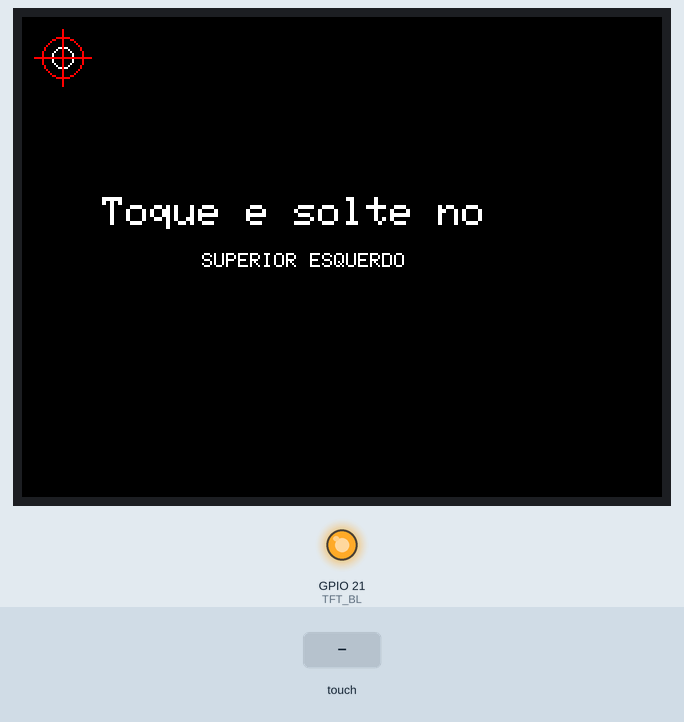
Simulated run of this sketch. Board: ESP32. Shown: 320×240 colour display, output pins drawn as LEDs (lit = HIGH). Inputs (shaded band) come from the test bench. What the sketch prints to the serial monitor is not drawn.

Above: at 1.4 s.
1.5 s: touch panel pressed at 13 % / 10 % of its raw x / y range
At 3.0 s:
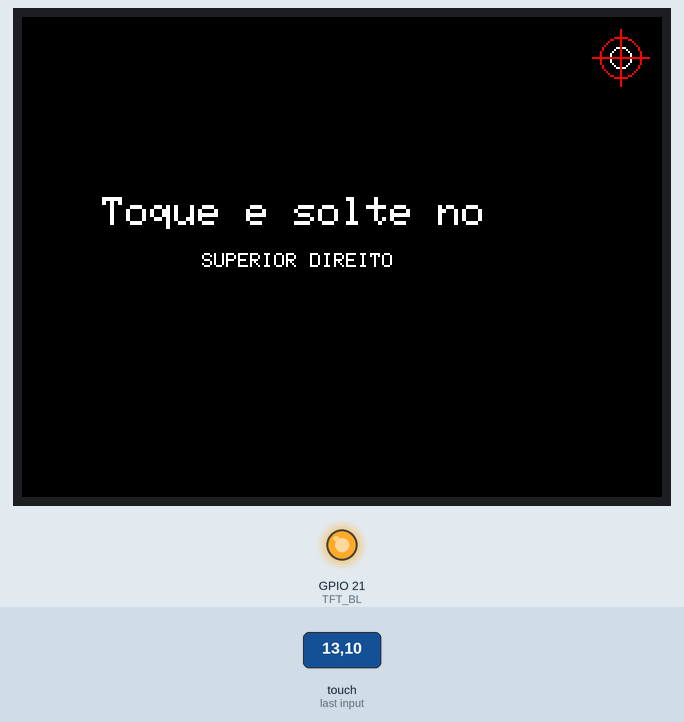
3.5 s: touch panel pressed at 38 % / 10 % of its raw x / y range
At 5.2 s:
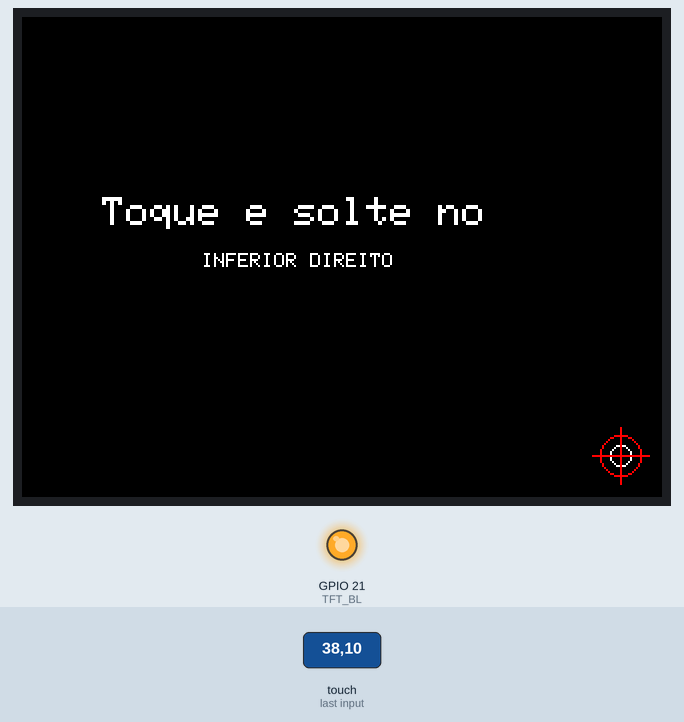
5.5 s: touch panel pressed at 62 % / 10 % of its raw x / y range
At 7.0 s:
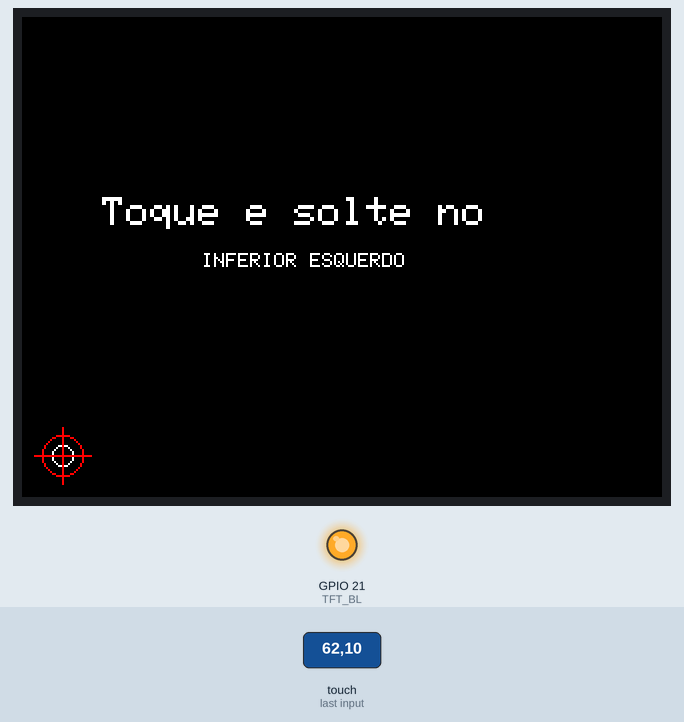
7.5 s: touch panel pressed at 87 % / 10 % of its raw x / y range
At 9.0 s:
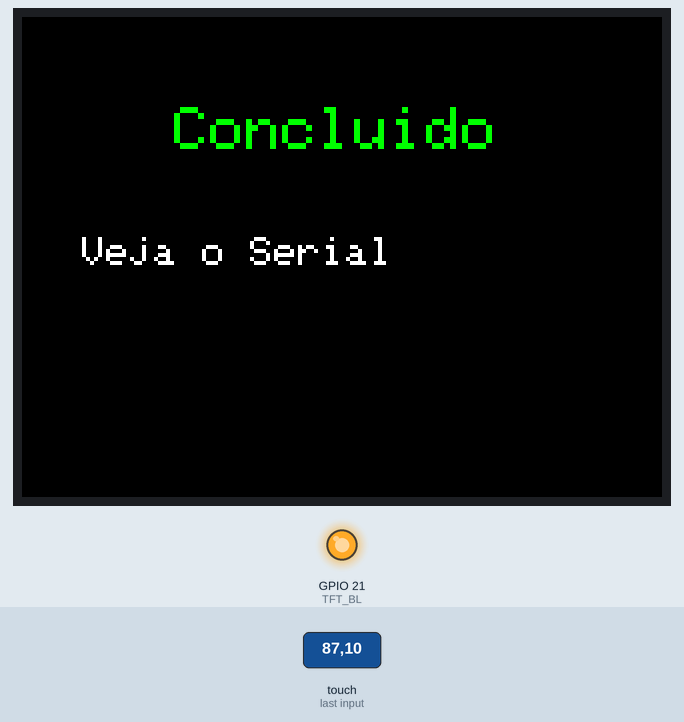
Timing chart, 0 to 10.2 s (numbered marks = the images above; inputs shaded):
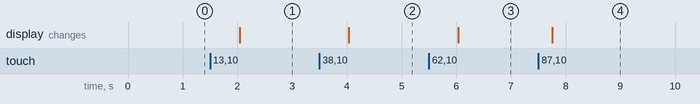

Measured:
- after the input at 1.5 s, the display: changes after 0.55 s (image 1)
- after the input at 3.5 s, the display: changes after 0.54 s (image 2)
- after the input at 5.5 s, the display: changes after 0.54 s (image 3)
- after the input at 7.5 s, the display: changes after 0.26 s (image 4)

The sketch:

TouchCalibration.ino
```cpp
#include <SPI.h>
#include <Adafruit_GFX.h>
#include <Adafruit_ST7789.h>
#include <XPT2046_Touchscreen.h>

constexpr uint8_t TFT_MOSI = 13;
constexpr uint8_t TFT_MISO = 12;
constexpr uint8_t TFT_SCLK = 14;
constexpr uint8_t TFT_CS = 15;
constexpr uint8_t TFT_DC = 2;
constexpr int8_t TFT_RST = -1;
constexpr uint8_t TFT_BL = 21;

constexpr uint8_t TOUCH_CLK = 25;
constexpr uint8_t TOUCH_MISO = 39;
constexpr uint8_t TOUCH_MOSI = 32;
constexpr uint8_t TOUCH_CS = 33;
constexpr uint8_t TOUCH_IRQ = 36;

SPIClass displaySpi(VSPI);
SPIClass touchSpi(HSPI);
Adafruit_ST7789 display(&displaySpi, TFT_CS, TFT_DC, TFT_RST);
XPT2046_Touchscreen touch(TOUCH_CS, TOUCH_IRQ);

const char* cornerNames[] = {
    "SUPERIOR ESQUERDO",
    "SUPERIOR DIREITO",
    "INFERIOR DIREITO",
    "INFERIOR ESQUERDO"};

const int16_t targetX[] = {20, 299, 299, 20};
const int16_t targetY[] = {20, 20, 219, 219};

TS_Point measured[4];
uint8_t currentCorner = 0;
bool wasTouched = false;
TS_Point lastPoint;

void drawTarget(uint8_t corner) {
  display.fillScreen(ST77XX_BLACK);
  display.setTextColor(ST77XX_WHITE);
  display.setTextSize(2);
  display.setCursor(40, 90);
  display.print("Toque e solte no");
  display.setTextSize(1);
  display.setCursor(90, 118);
  display.print(cornerNames[corner]);

  const int16_t x = targetX[corner];
  const int16_t y = targetY[corner];
  display.drawCircle(x, y, 10, ST77XX_RED);
  display.drawCircle(x, y, 5, ST77XX_WHITE);
  display.drawLine(x - 14, y, x + 14, y, ST77XX_RED);
  display.drawLine(x, y - 14, x, y + 14, ST77XX_RED);
}

void printResults() {
  Serial.println("================================");
  Serial.println("CALIBRACAO DO TOUCH");
  Serial.println("================================");
  for (uint8_t i = 0; i < 4; i++) {
    Serial.printf(
        "%s: X=%d Y=%d Z=%d\n",
        cornerNames[i],
        measured[i].x,
        measured[i].y,
        measured[i].z);
  }
  Serial.println("================================");

  display.fillScreen(ST77XX_BLACK);
  display.setTextColor(ST77XX_GREEN);
  display.setTextSize(3);
  display.setCursor(76, 45);
  display.print("Concluido");
  display.setTextColor(ST77XX_WHITE);
  display.setTextSize(2);
  display.setCursor(30, 110);
  display.print("Veja o Serial");
}

void setup() {
  Serial.begin(115200);

  pinMode(TFT_BL, OUTPUT);
  digitalWrite(TFT_BL, HIGH);
  displaySpi.begin(TFT_SCLK, TFT_MISO, TFT_MOSI, TFT_CS);
  display.init(240, 320);
  display.invertDisplay(false);
  display.setRotation(1);

  touchSpi.begin(TOUCH_CLK, TOUCH_MISO, TOUCH_MOSI, TOUCH_CS);

  if (!touch.begin(touchSpi)) {
    Serial.println("ERRO: XPT2046 nao iniciado.");
    while (true) delay(100);
  }

  Serial.println("Toque e solte em cada alvo.");
  drawTarget(currentCorner);
}

void loop() {
  if (currentCorner >= 4) {
    delay(20);
    return;
  }

  const bool isTouched = touch.touched();
  if (isTouched) {
    lastPoint = touch.getPoint();
    wasTouched = true;
  }

  if (!isTouched && wasTouched) {
    measured[currentCorner] = lastPoint;
    currentCorner++;
    wasTouched = false;

    if (currentCorner < 4) {
      delay(300);
      drawTarget(currentCorner);
    } else {
      printResults();
    }
  }

  delay(10);
}
```
